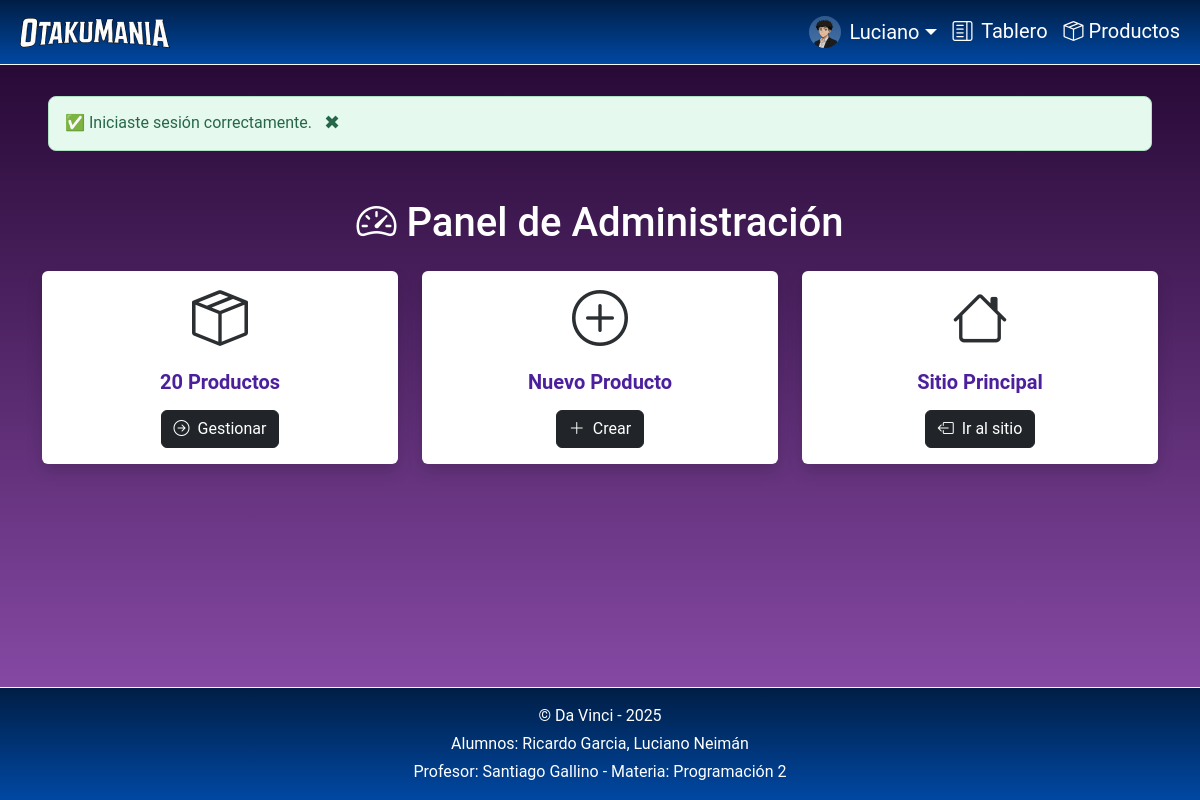
Screenshot of /admin/index.php?seccion=dashboard (signed in) with the database file from the repository.
### tables this page shows
CREATE TABLE `usuarios` (
  `usuario_id` int(10) UNSIGNED NOT NULL,
  `rol_fk` tinyint(3) UNSIGNED NOT NULL,
  `email` varchar(100) NOT NULL,
  `password` varchar(255) NOT NULL,
  `nombre` varchar(60) DEFAULT NULL,
  `apellido` varchar(60) DEFAULT NULL,
  `avatar` varchar(255) DEFAULT NULL
);

### bootstrap/autoload.php (called while the page is built, shortened)
<?php
spl_autoload_register(function(string $className) {
    $classFilename = $className . ".php";
    $classPath = __DIR__ . '/../classes/' . $classFilename;
});

### classes/Autenticacion.php (called while the page is built, shortened)
<?php
class Autenticacion
{
    private ?Usuario $usuario = null;
    public function estaAutenticado(): bool
    {
        return isset($_SESSION['usuario_id']);
    }
    public function getId(): ?int
    {
        return $_SESSION['usuario_id'];
    }
    public function getUsuario(): ?Usuario
    {
        if (!$this->usuario) {
            $this->usuario = (new Usuario)->porId($this->getId());
        }
        return $this->usuario;
    }
    public function getUsuarioLogin(): ?Usuario
    {
        return $this->usuario;
    }
}

### classes/Usuario.php (called while the page is built, shortened)
<?php
class Usuario
{
    private ?string $nombre = null;
    private ?string $avatar = null;
    public function porId(int $id): ?self
    {
        $db = (new DBConexionStatic)->getConexion();
        $consulta = "SELECT * FROM usuarios WHERE usuario_id = ?";
        $stmt = $db->prepare($consulta);
        $stmt->execute([$id]);
        $stmt->setFetchMode(PDO::FETCH_CLASS, self::class);
        $usuario = $stmt->fetch();
        return $usuario ?: null;
    }
    public function getNombre(): ?string
    {
        return $this->nombre;
    }
    public function getAvatar(): ?string
    {
        return $this->avatar;
    }
}

### admin/index.php (the view, shortened to what this page needs)
<?php
$rutas = [
  'home' => [
    'titulo' => 'Ingresar',
  ],
  'dashboard' => [
    'titulo' => 'Tablero',
    'requiereAutenticacion' => true,
  ],
  'miPerfil' => [
    'titulo' => 'Mi Perfil',
    'requiereAutenticacion' => false,
  ],
  'productos' => [
    'titulo' => 'Administrar productos',
    'requiereAutenticacion' => true,
  ],
  'nuevoProducto' => [
    'titulo' => 'Nuevo Producto',
    'requiereAutenticacion' => true,
  ],
  'edicionProducto' => [
    'titulo' => 'Editar producto',
    'requiereAutenticacion' => true,
  ],
  'verProducto' => [
    'titulo' => 'Ver producto',
    'requiereAutenticacion' => true,
  ],
  'confirmarBajaProducto' => [
    'titulo' => 'Confirmacion de baja de producto',
    'requiereAutenticacion' => true,
  ],
  '404' => [
    'titulo' => 'Página no encontrada',
  ],
];
$seccion = $_GET['seccion'] ?? 'home';
$rutaConfig = $rutas[$seccion];
$autenticacion = new Autenticacion;
$requiereAutenticacion = $rutaConfig['requiereAutenticacion'] ?? false;
if (
  $requiereAutenticacion &&
  (
    !$autenticacion->estaAutenticado() ||
    !$autenticacion->getUsuario()->esAdmin()
  )
) {
  $_SESSION['feedback_error'] = "❌ Se requiere haber iniciado sesión como administrador para ver este contenido.";
  header("Location: index.php");
  exit;
}
if (isset($_SESSION['feedback_exito'])) {
  $feedbackExito = $_SESSION['feedback_exito'];
}
?>
<!DOCTYPE html>
<html lang="es">
<head>
  <link rel="stylesheet" href="https://cdn.jsdelivr.net/npm/bootstrap-icons@1.11.3/font/bootstrap-icons.min.css">
  <link href="../assets/css/bootstrap.min.css" rel="stylesheet">
  <link rel="stylesheet" href="../assets/css/estilos.css">
</head>
<body>
  <header class="main-header">
    <nav class="navbar navbar-expand-lg bg-azul fixed-top border-bottom border-light" data-bs-theme="dark">
      <div class="container-fluid ">
        <a class="navbar-brand text-white" href="../index.php?seccion=home">
          <img src="../assets/imgs/logo.webp" alt="Otaku Mania Logo" class="mx-2">
        </a>
        <div class="collapse navbar-collapse text-white" id="navbarNavAltMarkupAdmin">
          <?php
          if ($autenticacion->estaAutenticado()):
          ?>
            <?php $usuario = $autenticacion->getUsuarioLogin(); ?>
            <div class="navbar-nav ms-auto">
                <div class="nav-item dropdown">
                    <a class="nav-link dropdown-toggle d-flex align-items-center text-white fs-5" href="#"
                       role="button"
                       data-bs-toggle="dropdown" aria-expanded="false">
                        <img src="../assets/imgs/avatars/<?= $usuario->getAvatar() ?? 'avatar.webp'; ?>"
                             alt="Avatar"
                             width="32" height="32" class="rounded-circle me-2">
                        <?= htmlspecialchars($usuario->getNombre()) ?>
                    </a>
                </div>
              <a class="nav-link active text-white fs-5" href="index.php?seccion=dashboard">
                <i class="bi bi-layout-text-sidebar me-1"></i> Tablero
              </a>
              <a class="nav-link text-white fs-5" href="index.php?seccion=productos">
                <i class="bi bi-box-seam "></i> Productos
              </a>
            </div>
          <?php
          endif;
          ?>
        </div>
      </div>
    </nav>
  </header>
  <main class="pt-5 bg-degrade text-white">
    <?php if (isset($feedbackExito)): ?>
      <div class="msg-success  mt-5 mx-5" id="msg-success">
        <span><?= $feedbackExito; ?></span>
        <button class="close-btn" onclick="this.parentElement.style.display='none';">✖</button>
      </div>
    <?php endif; ?>
  </main>
  <footer class="main-footer bg-azul text-white py-3  border-top border-light">
    <div class="container text-center">
      <p class="mb-1">&copy; Da Vinci - 2025</p>
      <p class="mb-1">Alumnos: Ricardo Garcia, Luciano Neimán</p>
      <p class="mb-0">Profesor: Santiago Gallino - Materia: Programación 2</p>
    </div>
  </footer>
</body>
</html>

### assets/css/estilos.css (style rules this page uses)
:root { --color-morado-oscuro: #1E032B; --color-morado-intenso: #7907AD; --color-lila: #9B4DCA; --color-lila-claro: #BE7DEB; --color-morado-gris: #6B4D7B; --color-azul-oscuro: #001E45; --color-azul-claro: #0048A3; }
* { margin: 0; padding: 0; box-sizing: border-box; font-family: 'Roboto', sans-serif; }
body { background-color: #fafafa; display: grid; height: 100dvh; grid-template-rows: auto 1fr auto; }
.bg-degrade { background: linear-gradient(to bottom, #1E032B, rgba(94, 13, 134, 0.75)); }
.bg-azul { background: linear-gradient(to bottom, #001E45, rgb(0, 72, 163)); }
.msg-error, .msg-success { position: relative; display: flex; align-items: center; padding: 12px 16px; border-radius: 8px; margin-top: 16px; font-size: 1rem; }
.msg-success { background-color: #e6f9ee; border: 1px solid #b2e0c2; color: #276749; }
.close-btn { background: transparent; border: none; font-size: 1.2rem; color: inherit; cursor: pointer; padding: 0; margin-left: 12px; }

### rows the page displays
usuarios: avatar (picture), nombre "Luciano"

### other values shown
$feedbackExito "✅ Iniciaste sesión correctamente."
count($productos) "20"
